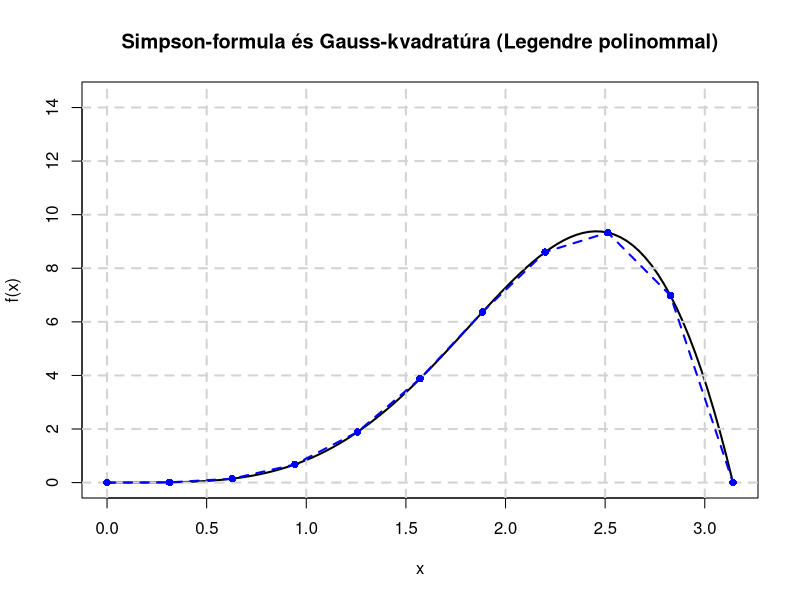

Recreate this plot in R. (Note: this script raises an error after producing the figure.)
f <- function(x) {
    x^3 * sin(x)
}

simpson_simple <- function(f, a, b) {
    h <- (b - a) / 2
    integral <- (h / 3) * (f(a) + 4 * f((a + b) / 2) + f(b))
    return(integral)
}

simpson_composite <- function(f, a, b, n) {
    if (n %% 2 != 0) {
        stop("Az n értékének párosnak kell lennie.")
    }
    
    h <- (b - a) / n
    x <- seq(a, b, length.out = n + 1)
    y <- f(x)
    
    integral <- (h / 3) * (y[1] + 4 * sum(y[seq(2, n, by = 2)]) + 2 * sum(y[seq(3, n-1, by = 2)]) + y[n + 1])
    return(integral)
}

fourth_derivative <- function(f, x) {
    h <- 1e-5
    deriv <- (f(x + 2*h) - 4*f(x + h) + 6*f(x) - 4*f(x - h) + f(x - 2*h)) / (h^4)
    if (!is.finite(deriv)) {
        deriv <- 0
    }
    return(deriv)
}

simpson_simple_error_estimate <- function(f, a, b) {
    h <- (b - a) / 2
    x_vals <- seq(a, b, length.out = 100)
    fourth_deriv_vals <- sapply(x_vals, function(x) fourth_derivative(f, x))
    max_fourth_deriv <- max(abs(fourth_deriv_vals), na.rm = TRUE)
    error_estimate <- (max_fourth_deriv * (b - a)^5) / 2880
    return(error_estimate)
}

simpson_error_estimate <- function(f, a, b, n) {
    h <- (b - a) / n
    x_vals <- seq(a, b, length.out = 100)
    fourth_deriv_vals <- sapply(x_vals, function(x) fourth_derivative(f, x))
    max_fourth_deriv <- max(abs(fourth_deriv_vals), na.rm = TRUE)
    error_estimate <- (max_fourth_deriv * (b - a)^5) / (2880 * n^4)
    return(error_estimate)
}

simpson_a_posteriori_error <- function(f, a, b, n) {
    s_n <- simpson_composite(f, a, b, n)
    s_2n <- simpson_composite(f, a, b, 2 * n)
    error_estimate <- abs(s_n - s_2n)
    return(error_estimate)
}

legendre_poly <- function(n, x) {
    if (n == 0) {
        return(rep(1, length(x)))
    }
    else if (n == 1) {
        return(x)
    }
    else {
        p0 <- rep(1, length(x))
        p1 <- x
        for (k in 2:n) {
            pk <- ((2 * k - 1) * x * p1 - (k - 1) * p0) / k
            p0 <- p1
            p1 <- pk
        }
        return(p1)
    }
}

legendre_poly_deriv <- function(n, x) {
    if (n == 0) {
        return(rep(0, length(x)))
    }
    else {
        return(n * (x * legendre_poly(n, x) - legendre_poly(n - 1, x)) / (x^2 - 1))
    }
}

find_legendre_roots <- function(n, a, b, tol = 1e-10, max_iter = 100) {
    roots <- numeric(n)
    for (i in 1:n) {
        x0 <- cos(pi * (i - 0.25) / (n + 0.5))
        for (iter in 1:max_iter) {
            Pn <- legendre_poly(n, x0)
            Pn_deriv <- legendre_poly_deriv(n, x0)
            x1 <- x0 - Pn / Pn_deriv
            if (abs(x1 - x0) < tol) {
                break
            }
            x0 <- x1
        }
        roots[i] <- x1
    }
    return(roots)
}

gauss_weights <- function(n, a, b, roots) {
    weights <- numeric(n)
    for (i in 1:n) {
        xi <- roots[i]
        Pn_deriv <- legendre_poly_deriv(n, xi)
        weights[i] <- 2 / ((1 - xi^2) * Pn_deriv^2)
    }
    return(weights)
}

gauss_quadrature <- function(f, a, b, n) {
    roots <- find_legendre_roots(n, a, b)
    weights <- gauss_weights(n, a, b, roots)
    
    nodes <- ((b - a) * roots + (a + b)) / 2
    integral <- sum(weights * f(nodes)) * (b - a) / 2
    return(integral)
}

gauss_error_estimate <- function(f, a, b, n) {
    x_vals <- seq(a, b, length.out = 100)
    deriv_vals <- sapply(x_vals, function(x) {
        h <- 1e-5
        (f(x + 2*h) - 4*f(x + h) + 6*f(x) - 4*f(x - h) + f(x - 2*h)) / (h^4)
    })
    max_deriv <- max(abs(deriv_vals), na.rm = TRUE)
    error_estimate <- (max_deriv * (b - a)^(2*n + 3)) / (factorial(2*n + 2))
    return(error_estimate)
}

get_ylim <- function(y_vals, pad_factor) {
    y_min <- min(y_vals)
    y_max <- max(y_vals)
    y_padding <- (y_max - y_min) * pad_factor
    ylim <- c(y_min, y_max + pad_factor)
}

plot_graph <- function(a, b, n, f, simpson_composite_result, a_posteriori_error, gauss_result, gauss_err) {
    x_vals <- seq(a, b, length.out = 100)
    y_vals <- f(x_vals)
    ylim <- get_ylim(y_vals, 5)
    
    curve(f, from = a, to = b, col = "black", lwd = 2, main = "Simpson-formula és Gauss-kvadratúra (Legendre polinommal)", ylim=ylim)
    grid(nx = NULL, ny = NULL, lty = 2, col = "lightgray", lwd = 2)
    
    simpson_x <- seq(a, b, length.out = n + 1)
    simpson_y <- f(simpson_x)
    lines(simpson_x, simpson_y, col = "blue", lwd = 2, lty = 2)
    points(seq(a, b, length.out = n + 1), f(seq(a, b, length.out = n + 1)), col = "blue", pch = 16)
    
    nodes_weights <- gaussLegendre(n, a, b)
    gauss_x <- nodes_weights$x
    gauss_y <- f(gauss_x)
    lines(gauss_x, gauss_y, col = "red", lwd = 2, lty = 3)
    points(gauss_x, gauss_y, col = "red", pch = 17)
    
    y_left <- f(a)
    y_right <- f(b)
    
    if (y_left > y_right) {
        legend_pos <- "topright"
    }
    else {
        legend_pos <- "topleft"
    }
    
    legend(legend_pos, legend = c(
        "f(x)",
        "Simpson-formula",
        "Gauss-kvadratúra",
        paste("Simpson utólagos hiba:", round(a_posteriori_error, 6)),
        paste("Gauss-kvadratúra hiba:", round(gauss_err, 6))
        
    ),
    col = c("black", "blue", "red", NA, NA),
    lwd = 2, lty = c(1, 2, 3, NA, NA),
    pch = c(NA, 16, 17, NA, NA))
}

main <- function() {
    a <- 0
    b <- pi
    n <- 10
    
    simpson_simple_result <- simpson_simple(f, a, b)
    simpson_composite_result <- simpson_composite(f, a, b, n)
    exact_integral <- integrate(f, a, b)$value
    
    a_posteriori_error <- simpson_a_posteriori_error(f, a, b, n)
    percentage_a_posteriori_err <- (a_posteriori_error / abs(exact_integral)) * 100
    
    gauss_result <- gauss_quadrature(f, a, b, n)
    gauss_err <- gauss_error_estimate(f, a, b, n)
    percentage_gauss_err <- (gauss_err / abs(exact_integral)) * 100
    
    cat("\n=== Simpson-formula ===\n")
    cat("Integrál értéke:\t\t", exact_integral, "\n")
    cat("Simpson-formula (egyszerű):\t", simpson_simple_result, "\n")
    cat("Simpson-formula (összetett):\t", simpson_composite_result, "\n")
    cat("Utólagos hiba:\t\t\t", a_posteriori_error, "\n")
    cat("Százalékos hiba (utólagos):\t", percentage_a_posteriori_err, "%\n")
    
    cat("\n=== Gauss-kvadratúra ===\n")
    cat("Gauss-kvadratúra:\t\t", gauss_result, "\n")
    cat("Hiba (analitikus):\t\t", gauss_err, "\n")
    cat("Százalékos hiba (analitikus):\t", percentage_gauss_err, "%\n")
    
    plot_graph(a, b, n, f, simpson_composite_result, a_posteriori_error, gauss_result, gauss_err)
}

main()